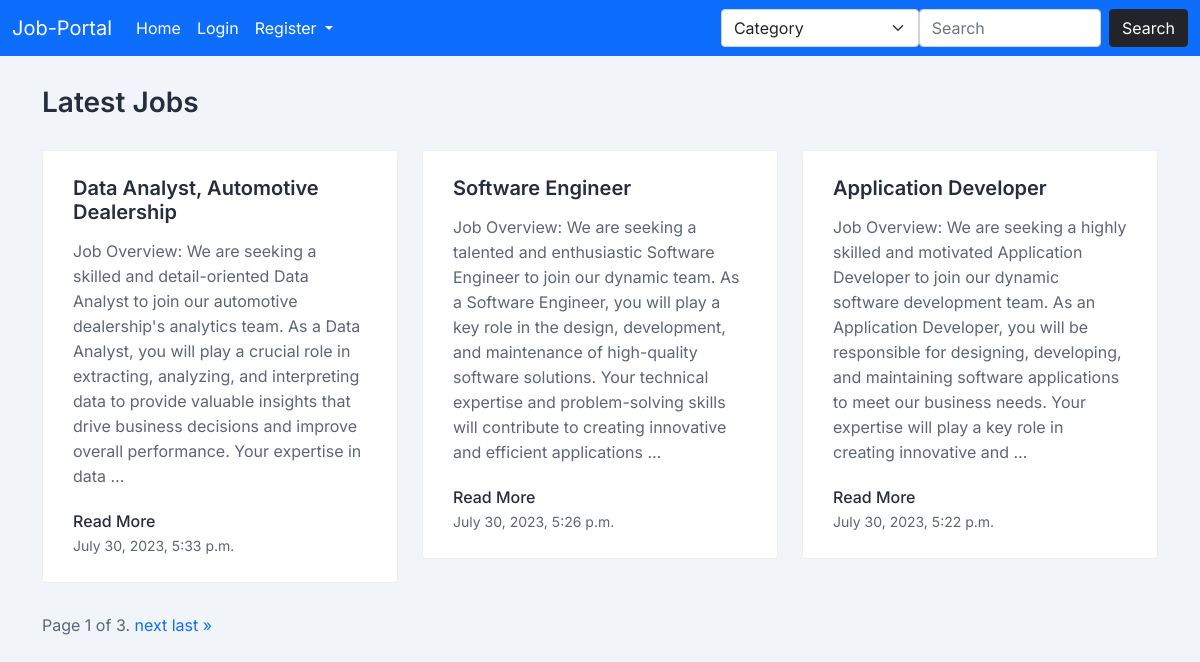
The page / on the database its author committed.
### src/models.py (models this page shows, shortened)
class new_job(models.Model):
    title       = models.CharField(max_length=100)
    description = models.TextField()
    city        = models.ForeignKey(city , on_delete=models.CASCADE)
    salary      = models.PositiveIntegerField()
    company     = models.CharField(max_length=100)
    contact     = models.CharField(max_length=100)
    email       = models.EmailField()
    address     = models.CharField(max_length=100)
    category    = models.ForeignKey(job_category , on_delete=models.CASCADE)
    created_at  = models.DateTimeField(auto_now_add=True)
    updated_at  = models.DateTimeField(auto_now=True)
    class Meta:
        ordering = ['-created_at']

### src/views.py (the view)
# urls.py: 2. Add a URL to urlpatterns:  path('', views.home, name='home')
def home(request):
    user_type = ''
    if request.user.is_authenticated:
        pass
    if request.POST:
        query_type = request.POST.get('query_type')
        query = request.POST.get('search_key')
        if query_type == 'category':
            all_jobs = new_job.objects.filter(category__category__contains= query)
        elif query_type == 'location':
            all_jobs = new_job.objects.filter(city__city_name__contains = query)
        else:
            all_jobs = []
    else:
        all_jobs = new_job.objects.all()
    jobs_per_page = 3
    paginator = Paginator(all_jobs, jobs_per_page)
    page_number = request.GET.get('page')
    page_obj = paginator.get_page(page_number)
    context = {
        'page_obj': page_obj,
        'type': user_type,
    }
    return render(request, 'home.html', context)

### src/templates/home.html (shortened to what this page needs)
{% extends "base.html" %}
{% block content %}
    <div class="container">
        <div class="row">
            <div class="col-12">
                <div class="title mt-30 mb-30">
                    <h2>Latest Jobs</h2>
                </div>
            </div>
            {% for job in page_obj %}
            <div class="col-xl-4 col-lg-4 col-md-6 col-sm-6">
                <div class="card-style-3 mb-30">
                    <div class="card-content">
                        <h4><a href="{% url 'src:job_view' job.id %}"> {{job.title}} </a></h4>
                        <p>
                            {{job.description|safe|truncatewords:"50"}}
                        </p>
                        <a href="{% url 'src:job_view' job.id %}" class="read-more">Read More</a> <br>
                        <small>{{job.created_at}}</small>
                    </div>
                </div>
            </div>
            {% endfor %}
        </div>
        <div class="pagination">
            <span class="step-links">
                <span class="current">
                    Page {{ page_obj.number }} of {{ page_obj.paginator.num_pages }}.
                </span>
                {% if page_obj.has_next %}
                    <a href="?page={{ page_obj.next_page_number }}">next</a>
                    <a href="?page={{ page_obj.paginator.num_pages }}">last &raquo;</a>
                {% endif %}
            </span>
        </div>
    </div>
{% endblock %}

### static/assets/css/fullcalendar.css (style rules this page uses)
:root { --fc-daygrid-event-dot-width: 8px; }
:root { --fc-list-event-dot-width: 10px; --fc-list-event-hover-bg-color: #f5f5f5; }

### rows shown on the page
new_job: title "Data Analyst, Automotive Dealership", description "Job Overview: We are seeking a skilled and detail-oriented Data Analyst to join our automotive dealership's analytics team. As a Data Analyst, you will play a crucial role in extracting, analyzing, and interpreting data to provide valuable insights that drive business decisions and improve overall performance. Your expertise in data …", created_at "July 30, 2023, 5:33 p.m."
new_job: title "Software Engineer", description "Job Overview: We are seeking a talented and enthusiastic Software Engineer to join our dynamic team. As a Software Engineer, you will play a key role in the design, development, and maintenance of high-quality software solutions. Your technical expertise and problem-solving skills will contribute to creating innovative and efficient applications …", created_at "July 30, 2023, 5:26 p.m."
new_job: title "Application Developer", description "Job Overview: We are seeking a highly skilled and motivated Application Developer to join our dynamic software development team. As an Application Developer, you will be responsible for designing, developing, and maintaining software applications to meet our business needs. Your expertise will play a key role in creating innovative and …", created_at "July 30, 2023, 5:22 p.m."

### other values the page prints
{{ page_obj.number }} "1"
{{ page_obj.paginator.num_pages }} "3"
